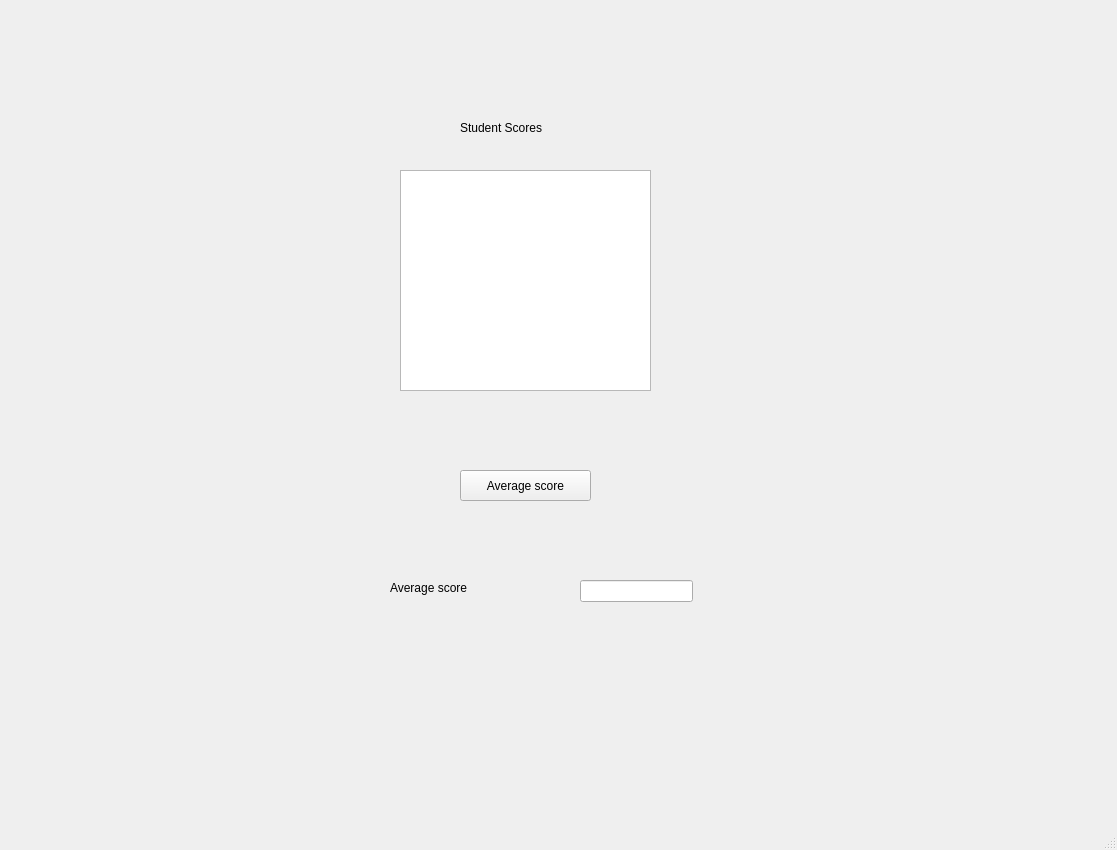
<?xml version="1.0" encoding="UTF-8"?>
<ui version="4.0">
 <class>studentScores</class>
 <widget class="QMainWindow" name="studentScores">
  <property name="geometry">
   <rect>
    <x>0</x>
    <y>0</y>
    <width>1117</width>
    <height>850</height>
   </rect>
  </property>
  <property name="font">
   <font>
    <family>Arial</family>
    <pointsize>9</pointsize>
   </font>
  </property>
  <property name="windowTitle">
   <string>Student Scores</string>
  </property>
  <widget class="QWidget" name="centralwidget">
   <widget class="QListWidget" name="lstScores">
    <property name="geometry">
     <rect>
      <x>400</x>
      <y>170</y>
      <width>251</width>
      <height>221</height>
     </rect>
    </property>
   </widget>
   <widget class="QLabel" name="lblScores">
    <property name="geometry">
     <rect>
      <x>460</x>
      <y>120</y>
      <width>111</width>
      <height>16</height>
     </rect>
    </property>
    <property name="text">
     <string>Student Scores</string>
    </property>
   </widget>
   <widget class="QPushButton" name="btnCalculate">
    <property name="geometry">
     <rect>
      <x>460</x>
      <y>470</y>
      <width>131</width>
      <height>31</height>
     </rect>
    </property>
    <property name="text">
     <string>Average score</string>
    </property>
   </widget>
   <widget class="QLabel" name="lblAverage">
    <property name="geometry">
     <rect>
      <x>390</x>
      <y>580</y>
      <width>131</width>
      <height>16</height>
     </rect>
    </property>
    <property name="text">
     <string>Average score</string>
    </property>
   </widget>
   <widget class="QLineEdit" name="txtAverage">
    <property name="geometry">
     <rect>
      <x>580</x>
      <y>580</y>
      <width>113</width>
      <height>22</height>
     </rect>
    </property>
    <property name="readOnly">
     <bool>true</bool>
    </property>
   </widget>
  </widget>
  <widget class="QMenuBar" name="menubar">
   <property name="geometry">
    <rect>
     <x>0</x>
     <y>0</y>
     <width>1117</width>
     <height>23</height>
    </rect>
   </property>
  </widget>
  <widget class="QStatusBar" name="statusbar"/>
 </widget>
 <resources/>
 <connections/>
</ui>
